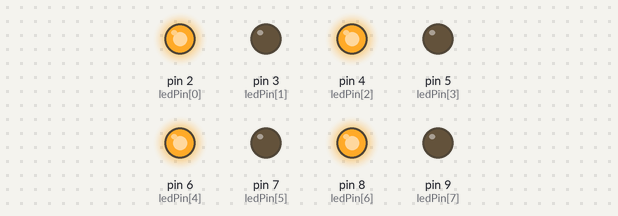
This sketch was run on a simulated Arduino Uno, built with avr-gcc and run on an emulated ATmega328P. Parts: output pins drawn as LEDs (lit = HIGH).

Above: at 0.1 s.
At 3.1 s:
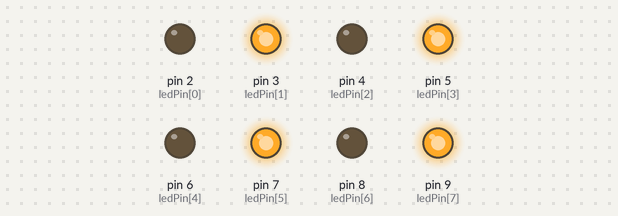
Timing chart, 0 to 4.6 s (numbered marks = the images above):
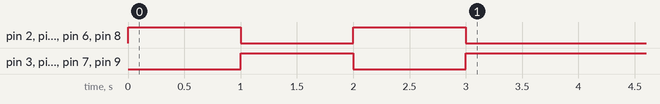

The sketch:

sketch_LED.ino
```cpp
int ledPin[] = {2, 3, 4, 5, 6, 7, 8, 9};
int i;

void setup() {
  OUTPUTLED();
  OPCLOSE();
  OPCLOSE();

}


void loop() {


}

void OUTPUTLED() {


  for (i = 0 ; i < 8 ; i++)
  {
    pinMode(ledPin[i], OUTPUT);
  }
}


void OPCLOSE() {
  digitalWrite(2, HIGH);
  digitalWrite(3, LOW);
  digitalWrite(4, HIGH);
  digitalWrite(5, LOW);
  digitalWrite(6, HIGH);
  digitalWrite(7, LOW);
  digitalWrite(8, HIGH);
  digitalWrite(9, LOW);

  delay(1000);

  digitalWrite(2, LOW);
  digitalWrite(3, HIGH);
  digitalWrite(4, LOW);
  digitalWrite(5, HIGH);
  digitalWrite(6, LOW);
  digitalWrite(7, HIGH);
  digitalWrite(8, LOW);
  digitalWrite(9, HIGH);
  delay(1000);
}

void ledAIIOn() {

  for (i = 0 ; i < 8 ; i++)
  {
    digitalWrite(ledPin[i], HIGH);
  }

  delay(1000);

  for (i = 0 ; i < 8 ; i++)
  {
    digitalWrite(ledPin[i], LOW);
  }
  delay(1000);
}

void ledOneOn() {
  for (i = 0 ; i < 8 ; i++)
  {
    digitalWrite(ledPin[i], HIGH);
    delay(1000);
  }


  for (i = 0 ; i < 8 ; i++)
  {
    digitalWrite(ledPin[i], LOW);
    delay(1000);
  }
}

void ledOneEven() {
  for (i = 0; i < 8; i++)
  {
    if ((i % 2) == 0) {
      digitalWrite(ledPin[i], HIGH);
    }
    if (i % 2) {
      digitalWrite(ledPin[i], LOW);
    }
  }
  delay(1000);

  for (i = 0; i < 8; i++)
  {
    if ((i % 2) == 1) {
      digitalWrite(ledPin[i], LOW);
    }
    else {
      digitalWrite(ledPin[i], HIGH);
    }
  }
  delay(1000);
}
```
